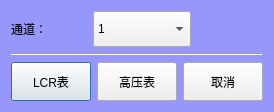
<?xml version="1.0" encoding="UTF-8"?>
<ui version="4.0">
 <class>clsNewSetup</class>
 <widget class="QDialog" name="clsNewSetup">
  <property name="geometry">
   <rect>
    <x>0</x>
    <y>0</y>
    <width>262</width>
    <height>112</height>
   </rect>
  </property>
  <property name="windowTitle">
   <string>新建步骤</string>
  </property>
  <property name="windowIcon">
   <iconset resource="../images/res.qrc">
    <normaloff>:/lightWave.png</normaloff>:/lightWave.png</iconset>
  </property>
  <property name="styleSheet">
   <string notr="true">QDialog
{
	background-color:rgb(150,150,251);
}</string>
  </property>
  <layout class="QGridLayout" name="gridLayout">
   <item row="0" column="0">
    <layout class="QHBoxLayout" name="horizontalLayout">
     <item>
      <widget class="QLabel" name="label">
       <property name="minimumSize">
        <size>
         <width>76</width>
         <height>0</height>
        </size>
       </property>
       <property name="styleSheet">
        <string notr="true">font: 12pt &quot;楷体&quot;;</string>
       </property>
       <property name="text">
        <string>通道：</string>
       </property>
      </widget>
     </item>
     <item>
      <widget class="QComboBox" name="cmbChannel">
       <property name="minimumSize">
        <size>
         <width>98</width>
         <height>36</height>
        </size>
       </property>
       <property name="styleSheet">
        <string notr="true">font: 12pt &quot;楷体&quot;;</string>
       </property>
       <item>
        <property name="text">
         <string>1</string>
        </property>
       </item>
       <item>
        <property name="text">
         <string>2</string>
        </property>
       </item>
       <item>
        <property name="text">
         <string>3</string>
        </property>
       </item>
       <item>
        <property name="text">
         <string>4</string>
        </property>
       </item>
      </widget>
     </item>
     <item>
      <spacer name="horizontalSpacer_4">
       <property name="orientation">
        <enum>Qt::Horizontal</enum>
       </property>
       <property name="sizeHint" stdset="0">
        <size>
         <width>40</width>
         <height>20</height>
        </size>
       </property>
      </spacer>
     </item>
    </layout>
   </item>
   <item row="1" column="0">
    <widget class="Line" name="line">
     <property name="orientation">
      <enum>Qt::Horizontal</enum>
     </property>
    </widget>
   </item>
   <item row="2" column="0">
    <layout class="QHBoxLayout" name="horizontalLayout_2">
     <item>
      <widget class="QPushButton" name="btnLCR">
       <property name="minimumSize">
        <size>
         <width>0</width>
         <height>39</height>
        </size>
       </property>
       <property name="styleSheet">
        <string notr="true">font: 12pt &quot;楷体&quot;;</string>
       </property>
       <property name="text">
        <string>LCR表</string>
       </property>
      </widget>
     </item>
     <item>
      <widget class="QPushButton" name="btnHV">
       <property name="minimumSize">
        <size>
         <width>0</width>
         <height>39</height>
        </size>
       </property>
       <property name="styleSheet">
        <string notr="true">font: 12pt &quot;楷体&quot;;</string>
       </property>
       <property name="text">
        <string>高压表</string>
       </property>
      </widget>
     </item>
     <item>
      <widget class="QPushButton" name="btnCancel">
       <property name="minimumSize">
        <size>
         <width>0</width>
         <height>39</height>
        </size>
       </property>
       <property name="styleSheet">
        <string notr="true">font: 12pt &quot;楷体&quot;;</string>
       </property>
       <property name="text">
        <string>取消</string>
       </property>
      </widget>
     </item>
    </layout>
   </item>
  </layout>
 </widget>
 <resources>
  <include location="../images/res.qrc"/>
  <include location="../images/res.qrc"/>
  <include location="../images/res.qrc"/>
 </resources>
 <connections/>
</ui>
